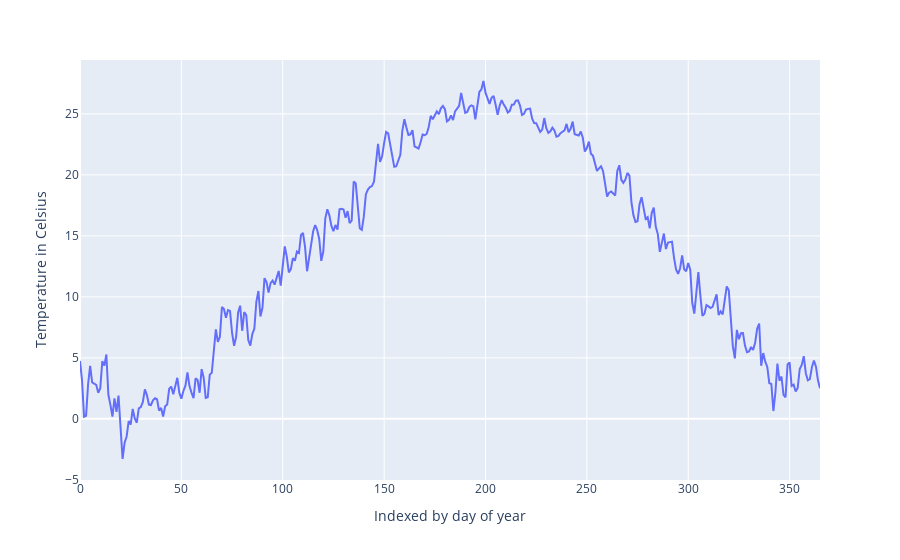

The cell this chart's notebook holds for it:
### Code cell
px.line(temp_bwi_daily_climatology, y='Temperature', labels={'Temperature':'Temperature in Celsius', 'index': 'Indexed by day of year'})

### Figure 1 — Plotly figure (JSON) as saved in the notebook; plotly's stock layout.template omitted (floating-point values rounded to 4 significant figures; data arrays with more than 128 entries replaced by an {"elided": "..."} marker saying what was removed)
{"data": [{"hovertemplate": "Indexed by day of year=%{x}<br>Temperature in Celsius=%{y}<extra></extra>", "legendgroup": "", "line": {"color": "#636efa", "dash": "solid"}, "marker": {"symbol": "circle"}, "mode": "lines", "name": "", "orientation": "v", "showlegend": false, "type": "scatter", "x": {"elided": "366 int values"}, "xaxis": "x", "y": {"elided": "366 float values"}, "yaxis": "y"}], "layout": {"legend": {"tracegroupgap": 0}, "margin": {"t": 60}, "xaxis": {"anchor": "y", "domain": [0, 1], "title": {"text": "Indexed by day of year"}}, "yaxis": {"anchor": "x", "domain": [0, 1], "title": {"text": "Temperature in Celsius"}}}}
